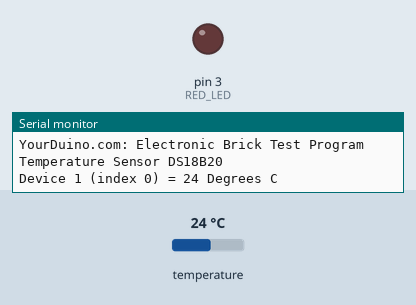
The sketch below on a simulated Arduino Uno, built with avr-gcc and run on an emulated ATmega328P. On the bench: output pins drawn as LEDs (lit = HIGH), the last lines printed to the serial monitor. The test bench sets the inputs (shaded band); at power-on: temperature 24 °C.

Above: at 3.2 s.
3.3 s: temperature set to 24.6 °C
5.8 s: temperature set to 25.4 °C
At 7.0 s:
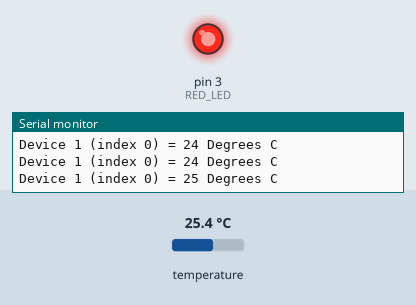
8.3 s: temperature set to 12 °C
At 10.7 s:
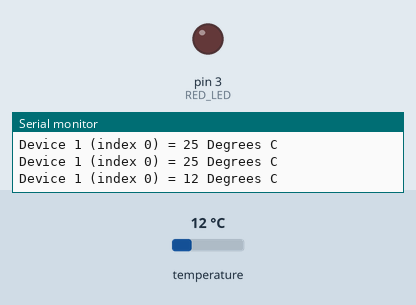
11.3 s: temperature set to 28 °C
At 12.0 s:
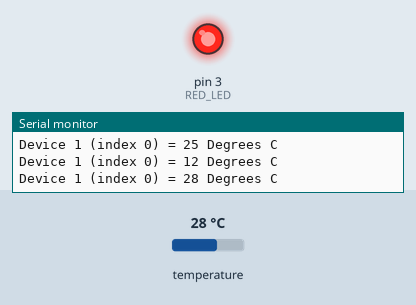
Timing chart, 0 to 14.3 s (numbered marks = the images above; inputs shaded):
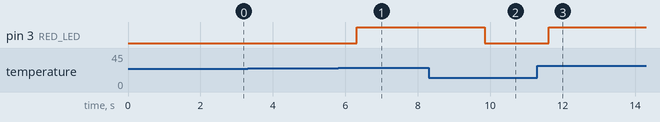

The sketch:

basic_temp_sensor.ino
```cpp
#include <OneWire.h>
#include <DallasTemperature.h>
/*-----( Declare Constants )-----*/
#define ONE_WIRE_BUS 2 /*-(Connect to Pin 2 )-*/
#define RED_LED 3

int temp = 0;
/*-----( Declare objects )-----*/
/* Set up a oneWire instance to communicate with any OneWire device*/
OneWire ourWire(ONE_WIRE_BUS);
/* Tell Dallas Temperature Library to use oneWire Library */
DallasTemperature sensors(&ourWire);

void setup() /*----( SETUP: RUNS ONCE )----*/
{
delay(1000);
Serial.begin(9600);
pinMode(RED_LED, OUTPUT);
digitalWrite(RED_LED, LOW);
Serial.println("YourDuino.com: Electronic Brick Test Program");
Serial.println("Temperature Sensor DS18B20");
delay(1000);
sensors.begin();
}/*--(end setup )---*/

void loop() /*----( LOOP: RUNS CONSTANTLY )----*/
{
Serial.println();
sensors.requestTemperatures(); // Send the command to get temperatures
Serial.print("Device 1 (index 0) = ");
temp = sensors.getTempCByIndex(0);
Serial.print(temp);
Serial.println(" Degrees C");
if(temp >= 25){
    digitalWrite(RED_LED, HIGH);
}else{
    digitalWrite(RED_LED, LOW);
}
delay(1000);
}
```

Measured:
- the behaviour switches between 24.9 and 25 °C on temperature (found by bisection; images 0 and 1)
- after the input at 5.8 s, pin 3 (RED_LED): LOW → HIGH after 0.52 s
- after the input at 8.3 s, pin 3 (RED_LED): HIGH → LOW after 1.5 s
- after the input at 11.3 s, pin 3 (RED_LED): LOW → HIGH after 0.31 s
